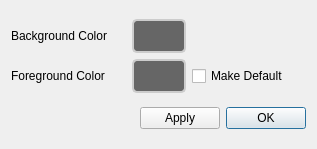
<?xml version="1.0" encoding="UTF-8"?>
<ui version="4.0">
 <class>BackgroundConfigurator</class>
 <widget class="QDialog" name="BackgroundConfigurator">
  <property name="geometry">
   <rect>
    <x>0</x>
    <y>0</y>
    <width>317</width>
    <height>149</height>
   </rect>
  </property>
  <property name="sizePolicy">
   <sizepolicy hsizetype="Fixed" vsizetype="Fixed">
    <horstretch>0</horstretch>
    <verstretch>0</verstretch>
   </sizepolicy>
  </property>
  <property name="windowTitle">
   <string>Configure Background</string>
  </property>
  <property name="styleSheet">
   <string>QToolButton {
   color: #333;
   background-color: #666;
   border-width: 2px;
   border-color: #CCC;
   border-style: solid;
   border-radius: 5;
   padding: 0px;
   min-width: 50px;
   max-width: 50px;
   min-height: 30px;
   max-height: 30px;
}

QToolButton:pressed {
   border-color: #222;
}
</string>
  </property>
  <property name="sizeGripEnabled">
   <bool>false</bool>
  </property>
  <layout class="QVBoxLayout" name="verticalLayout">
   <item>
    <layout class="QGridLayout" name="gridLayout">
     <item row="1" column="0">
      <widget class="QLabel" name="label_2">
       <property name="text">
        <string>Foreground Color</string>
       </property>
      </widget>
     </item>
     <item row="0" column="0">
      <widget class="QLabel" name="label">
       <property name="text">
        <string>Background Color</string>
       </property>
      </widget>
     </item>
     <item row="0" column="1">
      <widget class="QToolButton" name="backgroundColorButton">
       <property name="styleSheet">
        <string/>
       </property>
       <property name="text">
        <string/>
       </property>
      </widget>
     </item>
     <item row="1" column="1">
      <widget class="QToolButton" name="foregroundColorButton">
       <property name="styleSheet">
        <string/>
       </property>
       <property name="text">
        <string/>
       </property>
      </widget>
     </item>
     <item row="1" column="2">
      <widget class="QCheckBox" name="makeDefaultButton">
       <property name="text">
        <string>Make Default</string>
       </property>
      </widget>
     </item>
    </layout>
   </item>
   <item>
    <layout class="QHBoxLayout" name="horizontalLayout_2">
     <item>
      <spacer name="horizontalSpacer_2">
       <property name="orientation">
        <enum>Qt::Horizontal</enum>
       </property>
       <property name="sizeHint" stdset="0">
        <size>
         <width>40</width>
         <height>20</height>
        </size>
       </property>
      </spacer>
     </item>
     <item>
      <widget class="QPushButton" name="applyButton">
       <property name="text">
        <string>Apply</string>
       </property>
       <property name="autoDefault">
        <bool>false</bool>
       </property>
      </widget>
     </item>
     <item>
      <widget class="QPushButton" name="okButton">
       <property name="text">
        <string>OK</string>
       </property>
       <property name="autoDefault">
        <bool>false</bool>
       </property>
       <property name="default">
        <bool>true</bool>
       </property>
      </widget>
     </item>
    </layout>
   </item>
  </layout>
 </widget>
 <resources/>
 <connections/>
</ui>
